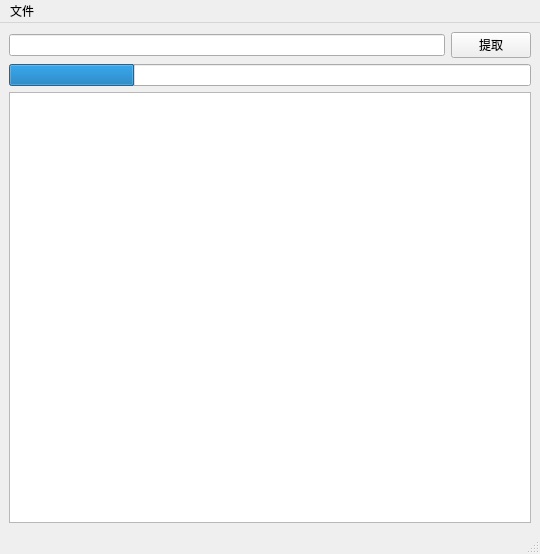
<?xml version="1.0" encoding="UTF-8"?>
<ui version="4.0">
 <class>MainWindow</class>
 <widget class="QMainWindow" name="MainWindow">
  <property name="geometry">
   <rect>
    <x>0</x>
    <y>0</y>
    <width>540</width>
    <height>554</height>
   </rect>
  </property>
  <property name="windowTitle">
   <string>MainWindow</string>
  </property>
  <widget class="QWidget" name="centralWidget">
   <layout class="QVBoxLayout" name="verticalLayout_2">
    <item>
     <layout class="QVBoxLayout" name="verticalLayout">
      <item>
       <layout class="QHBoxLayout" name="horizontalLayout">
        <item>
         <widget class="QLineEdit" name="lineEditInPath">
          <property name="sizePolicy">
           <sizepolicy hsizetype="Expanding" vsizetype="Fixed">
            <horstretch>1</horstretch>
            <verstretch>0</verstretch>
           </sizepolicy>
          </property>
         </widget>
        </item>
        <item>
         <widget class="QPushButton" name="pushButton">
          <property name="text">
           <string>提取</string>
          </property>
         </widget>
        </item>
       </layout>
      </item>
      <item>
       <widget class="QProgressBar" name="progressBar">
        <property name="value">
         <number>24</number>
        </property>
        <property name="textVisible">
         <bool>false</bool>
        </property>
        <property name="format">
         <string>%p%</string>
        </property>
       </widget>
      </item>
      <item>
       <widget class="QPlainTextEdit" name="pteOut"/>
      </item>
     </layout>
    </item>
   </layout>
  </widget>
  <widget class="QMenuBar" name="menuBar">
   <property name="geometry">
    <rect>
     <x>0</x>
     <y>0</y>
     <width>540</width>
     <height>21</height>
    </rect>
   </property>
   <widget class="QMenu" name="menuFile">
    <property name="title">
     <string>文件</string>
    </property>
    <addaction name="action"/>
    <addaction name="action_2"/>
    <addaction name="separator"/>
    <addaction name="action_4"/>
   </widget>
   <addaction name="menuFile"/>
  </widget>
  <widget class="QStatusBar" name="statusBar"/>
  <action name="action">
   <property name="text">
    <string>打开文件</string>
   </property>
  </action>
  <action name="action_2">
   <property name="text">
    <string>打开文件夹</string>
   </property>
  </action>
  <action name="action_4">
   <property name="text">
    <string>退出</string>
   </property>
  </action>
 </widget>
 <resources/>
 <connections/>
</ui>
